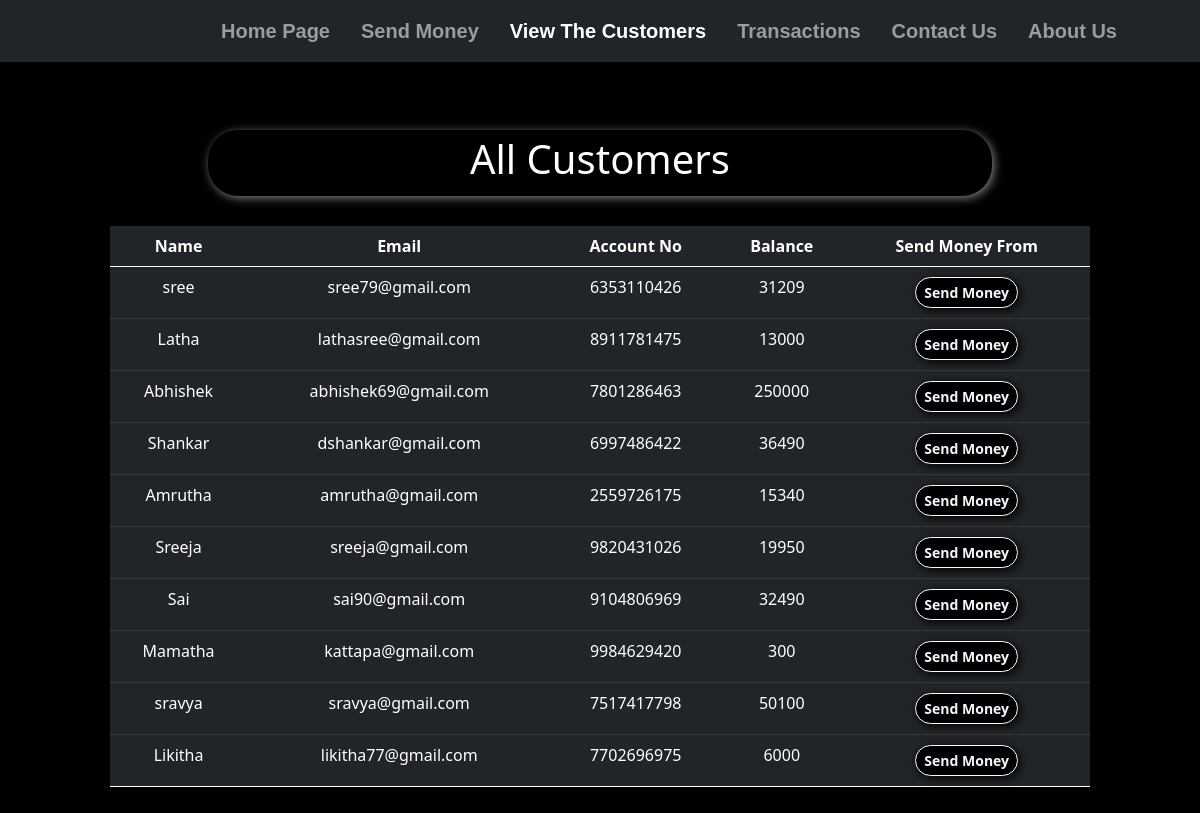
/all_cust.php, run on the app's committed database.
### tables this page shows
CREATE TABLE `users` (
  `sr` int(11) NOT NULL,
  `name` varchar(20) NOT NULL,
  `email` varchar(20) NOT NULL,
  `accno` varchar(10) NOT NULL,
  `blc` bigint(20) NOT NULL
);

### all_cust.php (the view, shortened to what this page needs)
<!doctype html>
<html lang="en">
<head>
    <link href="https://cdn.jsdelivr.net/npm/bootstrap@5.0.2/dist/css/bootstrap.min.css" rel="stylesheet"
>
    <link rel="stylesheet" href="https://cdnjs.cloudflare.com/ajax/libs/font-awesome/5.15.3/css/all.min.css"
 />
</head>
<body style="background-color:black;">
    <?php include 'spin.php'; ?>
    <nav class="navbar navbar-expand-lg navbar-dark bg-dark fixed fixed-top"
        style="font-family:'Franklin Gothic Medium', 'Arial Narrow', Arial, sans-serif; font-size:20px; box-shadow: 0px 0px 10px 0px black;">
        <div class="container-fluid">
            <a href="index.php"><img src="statics\logo.jpg" alt=""
                    style="height: 80px; margin-left:25px; margin-top:10px;"></a>
        </div>
        <div class="collapse navbar-collapse" id="navbarSupportedContent">
            <b>
                <ul class="navbar-nav ">
                    <li class="nav-item nav-links" style="margin-left:15px;">
                        <a class="nav-link text-nowrap" aria-current="page" href="index.php">Home Page</a>
                    </li>
                    <li class="nav-item" style="margin-left:15px; ">
                        <a class="nav-link text-nowrap" href="send_money.php">Send Money</a>
                    </li>
                    <li class="nav-item" style="margin-left:15px;">
                        <a class="nav-link text-nowrap active" href="all_cust.php">View The Customers</a>
                    </li>
                    <li class="nav-item" style="margin-left:15px;">
                        <a class="nav-link text-nowrap" href="transactions.php">Transactions</a>
                    </li>
                    <li class="nav-item" style="margin-left:15px;">
                        <a class="nav-link text-nowrap" href="contact_us.php">Contact Us</a>
                    </li>
                    <li class="nav-item" style="margin-left:15px; margin-right:75px;">
                        <a class="nav-link text-nowrap" href="about_us.php">About Us</a>
                    </li>
                </ul>
            </b>
        </div>
    </nav>
    <center>
        <div class="container" style="margin-top: 10%; padding:10px 80px 10px 80px; ">
            <div
                style="width:80%; background-color:black; padding:5px 5px 5px 5px; border-radius:30px; box-shadow: 2px 2px 10px gray;">
                <h1 style=" color:white;">All Customers</h1>
            </div>
            <?php
    $conn = mysqli_connect($servername, $username, $password, $database);
    if(!$conn){
        die("Connection not established: ".mysqli_connect_error());
    }else{
        $sql = "SELECT * FROM `users`";
        $result = mysqli_query($conn, $sql);
?>
            <table class="table table-dark" style="margin-top: 30px;">
                <thead>
                    <tr>
                        <th scope="col">Name</th>
                        <th scope="col">Email</th>
                        <th scope="col">Account No</th>
                        <th scope="col">Balance</th>
                        <th scope="col">Send Money From</th>
                    </tr>
                </thead>
                <?php
echo "<tbody>";
        while($row = mysqli_fetch_assoc($result)){
        echo    '
            <tr>
              <td>'.$row['name'].'</td>
              <td>'.$row['email'].'</td>
              <td>'.$row['accno'].'</td>
              <td>'.$row['blc'].'</td>
              <td style="padding:10px 10px 10px 10px">
              <a href="send_money.php?reads='.$row['accno'].'"
              <button type="button" class="btn mybtn btn-outline-light btn-sm">Send Money</button>
              </a>
              </td>
            </tr>';
    }
    }
    echo "</tbody>";
?>
        </div>
    </center>
</body>
</html>

### spin.php (shortened to what this page needs)
<html>
<head>
<link rel="stylesheet" href="https://cdnjs.cloudflare.com/ajax/libs/font-awesome/5.15.3/css/all.min.css" />
</head>
<body>
    </body>
</html>

### all_cust.php (style rules this page uses)
th, td { text-align: center; }
.mybtn { box-shadow: 2px 2px 10px black; border-radius: 30px; font-weight: bold; background-color: black; color: aliceblue; }

### data on the page
users: name "sree", email "sree79@gmail.com", accno "6353110426", blc "31209"
users: name "Latha", email "lathasree@gmail.com", accno "8911781475", blc "13000"
users: name "Abhishek", email "abhishek69@gmail.com", accno "7801286463", blc "250000"
users: name "Shankar", email "dshankar@gmail.com", accno "6997486422", blc "36490"
users: name "Amrutha", email "amrutha@gmail.com", accno "2559726175", blc "15340"
users: name "Sreeja", email "sreeja@gmail.com", accno "9820431026", blc "19950"
users: name "Sai", email "sai90@gmail.com", accno "9104806969", blc "32490"
users: name "Mamatha", email "kattapa@gmail.com", accno "9984629420", blc "300"
users: name "sravya", email "sravya@gmail.com", accno "7517417798", blc "50100"
users: name "Likitha", email "likitha77@gmail.com", accno "7702696975", blc "6000"
